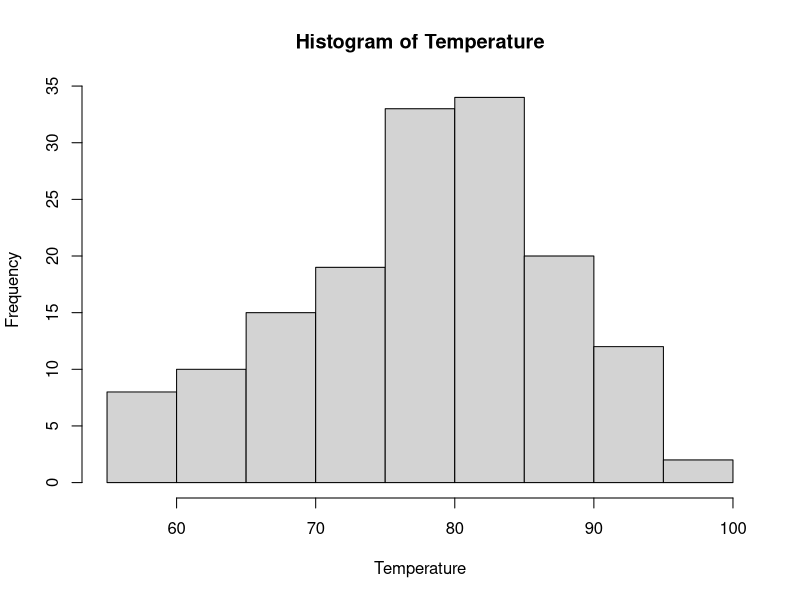
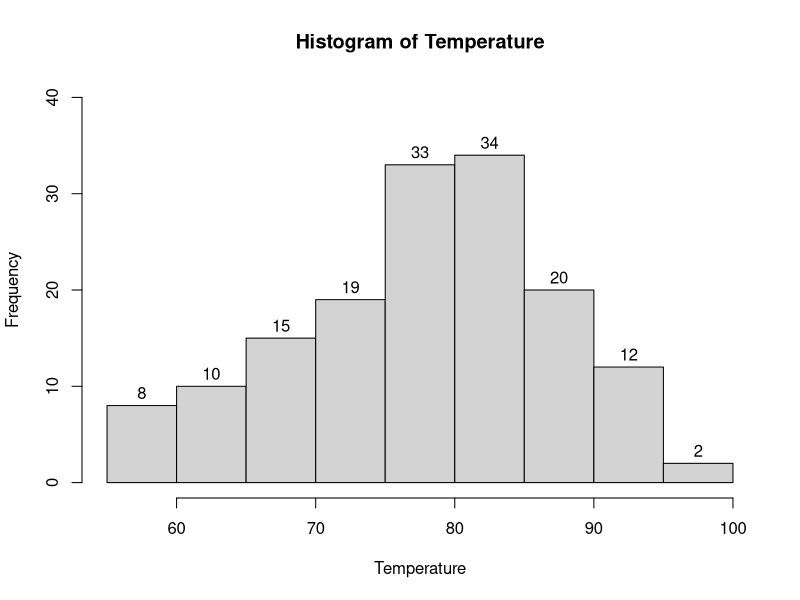
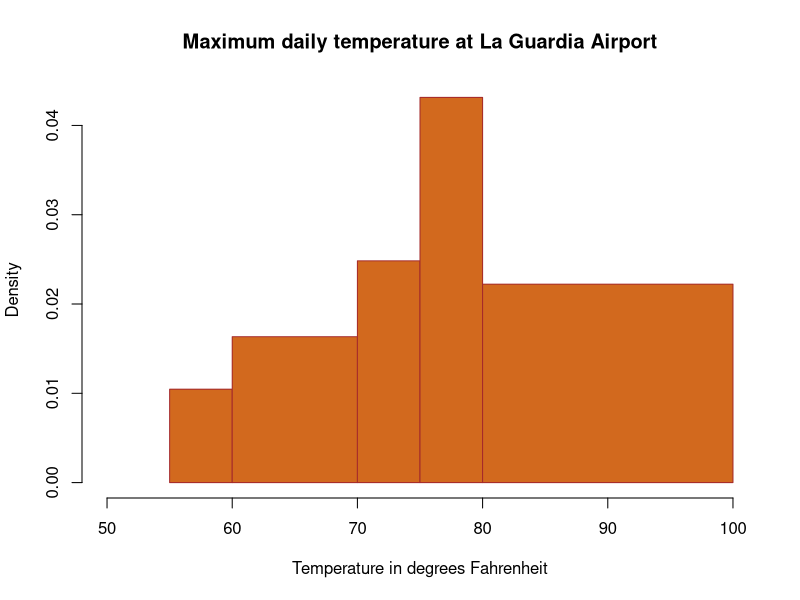
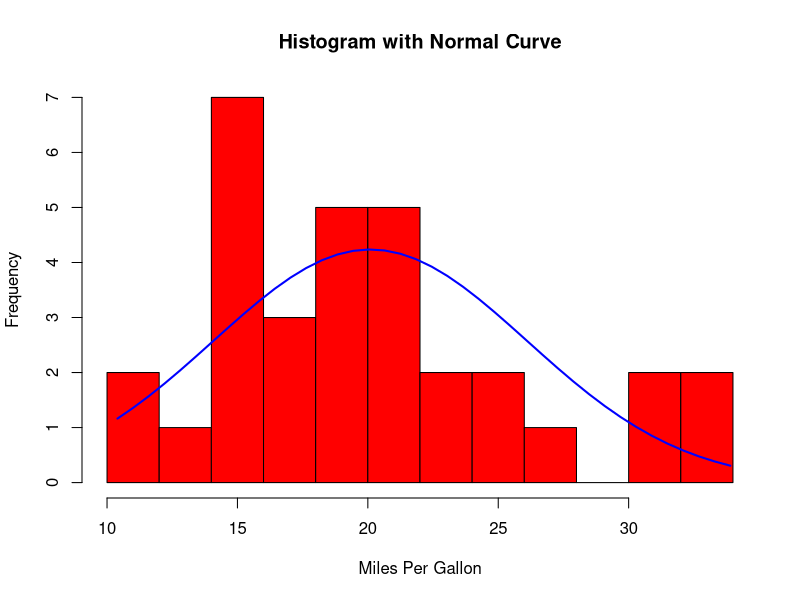
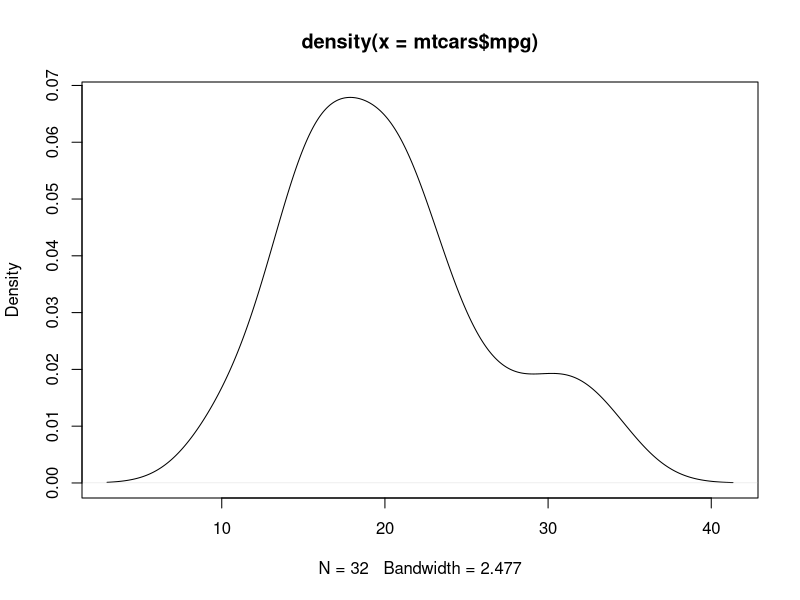
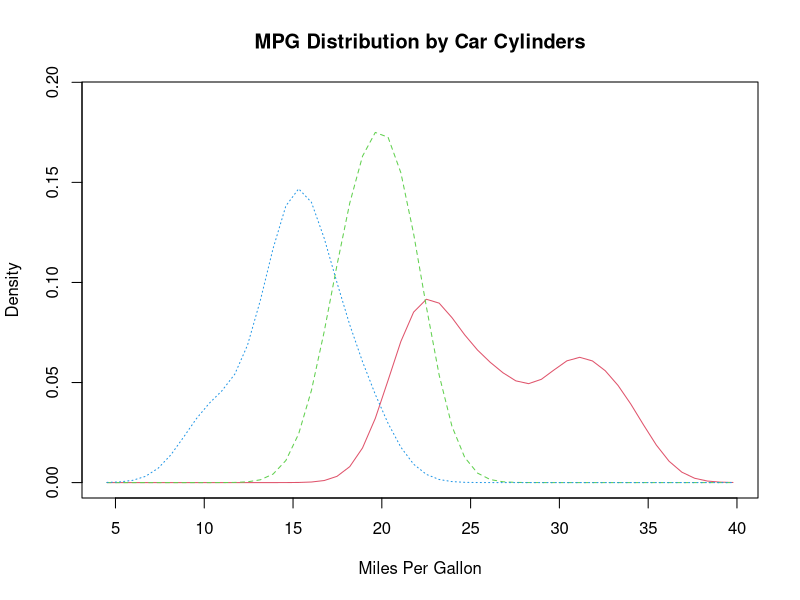

Recreate these plots in R, in order. (Note: this script raises an error after producing the figures.)
# pre-class 10/27

#### Distributions
help("Distributions")

# For every distribution there are four commands. The commands for each distribution are prepended with a letter to indicate the functionality:
 
# “d”	returns the height of the probability density function
# “p”	returns the cumulative density function
# “q”	returns the inverse cumulative density function (quantiles)
# “r”	returns randomly generated numbers

#### Normal Distributions
help("Normal")

# dnorm. Given a set of values it returns the height of the probability distribution at each point

# pnorm. Given a number or a list it computes the probability that a normally distributed random number will be less than that number. AKA CDF.
##  find the probability that a number is larger than the given number. use the lower.tail option.
pnorm(0,mean=2,lower.tail=FALSE)

# qnorm. give it a probability, and it returns the number whose cumulative distribution matches the probability.
## if mean=0, sd=1, then associated Z-score

# rnorm. generate random numbers whose distribution is normal.

#### T distributions
help("TDist")

# commands assume that the values are normalized to mean zero and standard deviation one, and must specifiy degrees of freedom.

# distribution function, dt
# CDF, pt
# inverse cumulative probability distribution function, qt
# random numbers generated according to the t distribution, rt

#### Binomail Distribution
help("Binomial")
# require the number of trials and the probability of success for a single trial.

# dbinom. distirbution function.
# pbinom. cumulative probability distribution function
# qbinom. inverse cumulative probability distribution function
# rbinom. randm numbers generated according to the binomial distribution

#### Chi-Squared Distribution
help("Chisquare")

# dchisq
# pchisq
# qchisq
# rchisq

# assumed that you have normalized the value so no mean can be specified. also have to specify the number of degrees of freedom. 

#### Set seed
# set.seed() function in R is used to reproduce results i.e.  it produces the same sample again and again

set.seed(123)
rnorm(5)

set.seed(321)
sample(LETTERS, 6)

# can use to get the same sample of items from within a dataframe
set.seed(123)
index <- sample(1:nrow(iris), 10) # 10 random rows
index
iris[index, ]

#### Sampling

set.seed(123)
sample(1:20, 10, replace=TRUE)

set.seed(123)
index<-sample(1:nrow(mtcars), 5) # no replacement
index
mtcars[index,]

library(dplyr)
mtcars %>% group_by(vs) %>% slice_sample(n = 2) # group by one of the columns, then take a sample that has 2 of the categories available in vs

#### Histograms
str(airquality)
Temperature <- airquality$Temp
hist(Temperature) # count the number of times each temperature bin appears
# use freq= FALSE to change the y-axis to density

# creates an object with 6 values:
# breaks-places where the breaks occur,
# counts-the number of observations falling in that cell,
# density-the density of cells, mids-the midpoints of cells,
# xname-the x argument name
# equidist-a logical value indicating if the breaks are equally spaced or not.

h <- hist(Temperature,ylim=c(0,40))
text(h$mids,h$counts,labels=h$counts, adj=c(0.5, -0.5))

# non-uniform widths
hist(Temperature,
     main="Maximum daily temperature at La Guardia Airport",
     xlab="Temperature in degrees Fahrenheit",
     xlim=c(50,100),
     col="chocolate",
     border="brown",
     breaks=c(55,60,70,75,80,100)
)

# can add normal curves

x <- mtcars$mpg
h<-hist(x, breaks=10, col="red", xlab="Miles Per Gallon",
        main="Histogram with Normal Curve")
xfit<-seq(min(x),max(x),length=40)
yfit<-dnorm(xfit,mean=mean(x),sd=sd(x))
yfit <- yfit*diff(h$mids[1:2])*length(x)
lines(xfit, yfit, col="blue", lwd=2)

## Histograms can be a poor method for determining the shape of a distribution because it is so strongly affected by the number of bins used.

# Kernal Density instead

d <- density(mtcars$mpg) # returns the density data
plot(d)
d

# sm.density.compare( ) function in the sm package allows you to superimpose the kernal density plots of two or more groups. The format is sm.density.compare(x, factor) where x is a numeric vector and factor is the grouping variable.

# install.packages('sm')
library(sm)
attach(mtcars)

# create value labels
cyl.f <- factor(cyl, levels= c(4,6,8),
                labels = c("4 cylinder", "6 cylinder", "8 cylinder"))

# plot densities
sm.density.compare(mpg, cyl, xlab="Miles Per Gallon")
title(main="MPG Distribution by Car Cylinders")

# add legend via mouse click
colfill<-c(2:(2+length(levels(cyl.f))))
legend(locator(1), levels(cyl.f), fill=colfill)

# https://www.statmethods.net/stats/index.html
# this resource is amazing!
# descriptive stats, freqs & crosstabs, correlations, ttests, nonparametric stats. mult regression, regression diagnostics, ANOVA/MANOVA, (M)ANOVA Assumptions, Resampling Stats, Power Analysis, Using with and By
